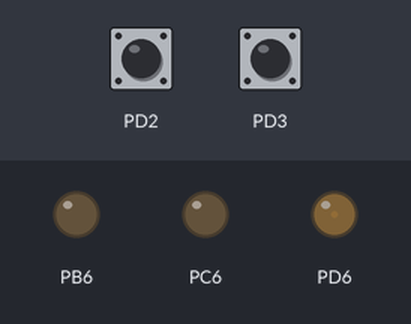
This program was run on a simulated ATmega328P, built with avr-gcc and emulated at 16 MHz (the files do not name the chip). On the bench: output pins drawn as LEDs (lit = HIGH). The test bench sets the inputs (shaded band); at power-on: PD2 HIGH, PD3 HIGH.

Above: at 1.2 s.
1.3 s: PD2 pulled LOW for 0.15 s
At 2.3 s:
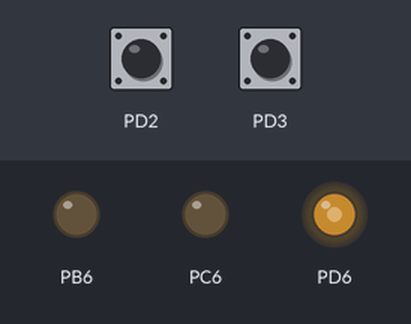
Timing chart, 0 to 4.3 s (numbered marks = the images above; inputs shaded):
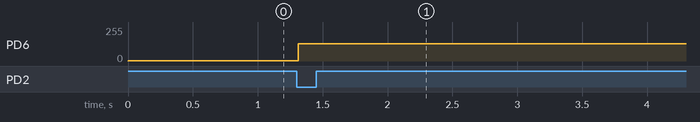

The program:

main.c
```c
/******************************************************************************
* File Name: main.c
* Description: This file main file for Wiper System control
* Tool-Chain: AVR GCC
*
* Modification History:
* Created by: Omkar Rane 2005203 V1.0 25/Sep/2020
* Description: V1.0
******************************************************************************/
/******************************************************************************
* Includes
******************************************************************************/
#include"Wiper.h"
/******************************************************************************
* Defines and data types
******************************************************************************/
/******************************************************************************
* Global variables
******************************************************************************/

volatile uint8_t isr_0=0;
volatile uint8_t isr_1=0;
volatile uint8_t timer_isr=0;
volatile uint16_t counter=0;
/******************************************************************************
* Static variables
******************************************************************************/
/******************************************************************************
* Internal function prototypes
******************************************************************************/
/******************************************************************************
* Public functions definitions
******************************************************************************/
/******************************************************************************
* Name: main.c
* Description: main file
* Arguments: NA
* Returns: None
******************************************************************************/
/******************************************************************************
* Internal functions
******************************************************************************/
int main()
{
    sei();
    PORTC=0x00;
    GPIOConfig(PD2,INPUT);// engine
    GPIOConfig(PD3,INPUT);// wiper
    GPIOConfig(PD6,OUTPUT);

    EIMSK|=(1<<INT1)|(1<<INT0);
    EICRA|=(1<<ISC00);
    EICRA&=~(1<<ISC01);
    EICRA|=(1<<ISC10);
    EICRA&=~(1<<ISC11);

    TCCR0A=0x00;
    TCCR0B=0x00;
    TCCR0B|=(1<<CS02)|(1<<CS00);
    TCCR0B&=~(1<<CS01);
    TIMSK0|=(1<<TOIE0);
    TCNT0=0x64;

    adc_init();
    PWM_init();

    while(1)
    {
        app_mode();
    }
}
/******************************************************************************
* ISR
******************************************************************************/
ISR(INT0_vect)
{
     isr_0=isr_0^1;
}

ISR(INT1_vect)
{
    isr_1=isr_1^1;
}

ISR(TIMER0_OVF_vect)
{
    counter++;
    if(counter==499)
    {
        counter=0;
        timer_isr=1;
    }
}

/******************************************************************************
/******************************************************************************
* End of File
******************************************************************************/
```

ADC.h
```c
/******************************************************************************
* File Name: GPIO.h
* Description: This file contains function Prototypes of GPIO.c
* Tool-Chain: AVR GCC
*
* Modification History:
* Created by: Omkar Rane 2005203 V1.0 25/Sep/2020
* Description: V1.0
*
******************************************************************************/
/******************************************************************************
* Includes
******************************************************************************/
#ifndef ADC_H_INCLUDED
#define ADC_H_INCLUDED
#include"GPIO.h"
/******************************************************************************
* Defines and data types
******************************************************************************/
/******************************************************************************
* Global variables
******************************************************************************/
/******************************************************************************
* Public function prototypes
******************************************************************************/
void adc_init();
uint16_t adc_read();
#endif
/******************************************************************************
* End of File
******************************************************************************/
```

PWM.h
```c
/******************************************************************************
* File Name: PWM.h
* Description: This file contains function Prototypes of GPIO.c
* Tool-Chain: AVR GCC
*
* Modification History:
* Created by: Omkar Rane 2005203 V1.0 25/Sep/2020
* Description: V1.0
*
******************************************************************************/
/******************************************************************************
* Includes
******************************************************************************/
#ifndef PWM_H_INCLUDED
#define PWM_H_INCLUDED
#include"ADC.h"
/******************************************************************************
* Defines and data types
******************************************************************************/
/******************************************************************************
* Global variables
******************************************************************************/
/******************************************************************************
* Public function prototypes
******************************************************************************/
void PWM_init();
#endif
/******************************************************************************
* End of File
******************************************************************************/
```

Wiper.h
```c
/******************************************************************************
* File Name: Wiper.h
* Description: This file contains function Prototypes of Wiper.c
* Tool-Chain: AVR GCC
*
* Modification History:
* Created by: Omkar Rane 2005203 V1.0 25/Sep/2020
* Description: V1.0
*
******************************************************************************/
#ifndef WIPER_H_INCLUDED
#define WIPER_H_INCLUDED
/******************************************************************************
* Includes
******************************************************************************/
#include"PWM.h"
/******************************************************************************
* Defines and data types
******************************************************************************/
/******************************************************************************
* Global variables
******************************************************************************/
/******************************************************************************
* Public function prototypes
******************************************************************************/
void standby_mode();
void auto_mode();
void manual_mode();
void app_mode();
#endif
/******************************************************************************
* End of File
******************************************************************************/
```

adc_func.c
```c
/******************************************************************************
* File Name: GPIO.c
* Description: This file contains API definitions for GPIO functionality
* Tool-Chain: AVR GCC
*
* Modification History:
* Created by: Omkar Rane 2005203 V1.0 25/Sep/2020
* Description: V1.0
******************************************************************************/
/******************************************************************************
* Includes
******************************************************************************/
#include"ADC.h"
/******************************************************************************
* Defines and data types
******************************************************************************/
/******************************************************************************
* Global variables
******************************************************************************/
/******************************************************************************
* Static variables
******************************************************************************/
/******************************************************************************
* Internal function prototypes
******************************************************************************/
/******************************************************************************
* Public functions definitions
******************************************************************************/
/******************************************************************************
* Name: GPIOConfig (pin, mode)
* Description: Configures the mode of the pin as INPUT/PULLUP or OUTPUT
* Arguments: pin and mode
* Returns: None
******************************************************************************/
/******************************************************************************
* Internal functions
******************************************************************************/
/******************************************************************************
* Name:
* Description:
******************************************************************************/
void adc_init()
{
    ADMUX=0x00;
    ADMUX |= (1 << REFS0);
    ADCSRA|=(1<<ADEN);
}
uint16_t adc_read()
{
    int a,al;
    ADCSRA |= (1 << ADSC);
    while((ADCSRA&(1<<ADSC))==0);
    _delay_us(100);
    al=(int)ADCL;
    a=(int)ADCH*256;
    a=a+al;
    return a;
}
/******************************************************************************
/******************************************************************************
* End of File
******************************************************************************/
```

fuse.c
```c
#include <avr/io.h>

FUSES = {
    .low = LFUSE_DEFAULT,
    .high = HFUSE_DEFAULT,
    .extended = EFUSE_DEFAULT
};
```

pwm_func.c
```c
/******************************************************************************
* File Name: PWM.c
* Description: This file contains API definitions for GPIO functionality
* Tool-Chain: AVR GCC
*
* Modification History:
* Created by: Omkar Rane 2005203 V1.0 25/Sep/2020
* Description: V1.0
******************************************************************************/
/******************************************************************************
* Includes
******************************************************************************/
#include"PWM.h"
/******************************************************************************
* Defines and data types
******************************************************************************/
/******************************************************************************
* Global variables
******************************************************************************/
/******************************************************************************
* Static variables
******************************************************************************/
/******************************************************************************
* Internal function prototypes
******************************************************************************/
/******************************************************************************
* Public functions definitions
******************************************************************************/
/******************************************************************************
* Name: main file
* Description: Configures the mode of the pin as INPUT/PULLUP or OUTPUT
* Arguments: pin and mode
* Returns: None
******************************************************************************/
void PWM_init()
{
    GPIOConfig(PD6,OUTPUT);
    TCCR0A|=((1<<WGM01)|(1<<WGM00));
    TCCR0A|=(1<<COM0A1);
    TCCR0A&=~(1<<COM0A0);
    TCNT0=0x00;
    TCCR0B |= ((1 << CS00) | (1 << CS02));
    TCCR0B &= ~(1 << CS01);
}
/******************************************************************************
* Internal functions
******************************************************************************/
/******************************************************************************
* Name:
* Description:
******************************************************************************/
/******************************************************************************
/******************************************************************************
* End of File
******************************************************************************/
```

wiper_logic.c
```c
/******************************************************************************
* File Name: wiper.h
* Description: This file contains function Prototypes of GPIO.c
* Tool-Chain: AVR GCC
*
* Modification History:
* Created by: Omkar Rane 2005203 V1.0 27/Jul/15
* Description: V1.0
*
******************************************************************************/
/******************************************************************************
* Includes
******************************************************************************/
#include"Wiper.h"
/******************************************************************************
* Defines and data types
******************************************************************************/
/******************************************************************************
* Global variables
******************************************************************************/
extern volatile uint8_t isr_0;
extern volatile uint8_t isr_1;
extern volatile uint8_t timer_isr;

/******************************************************************************
*
******************************************************************************/
void standby_mode()
{
    GPIOPinWrite(PD6,LOW);
    ADCSRA &=~ (1 << ADSC);
}

void manual_mode()
{
    ADCSRA &=~ (1 << ADSC);
    OCR0A=127;
}

void auto_mode()
{
    adc_init();
    if(timer_isr==1)
    {
        timer_isr=0;
        uint16_t x=adc_read();
        if(x<=50&&x>0)
        {
            OCR0A=0;
        }
        else if(x>50&&x<=200)
        {
            OCR0A=63;
        }
        else if(x>200&&x<=500)
        {
            OCR0A=127;
        }
        else if(x>500&&x<=1000)
        {
            OCR0A=190;
        }
        else if(x>1000)
        {
            OCR0A=254;
        }
    }
}

void app_mode()
{
    if(isr_1==1&&isr_0==1)
    {
        auto_mode();
    }
    else if(isr_1==0&&isr_0==1)
    {
        manual_mode();
    }
    else
    {
        standby_mode();
    }
}

/******************************************************************************
* End of File
******************************************************************************/
```

GPIO.c
```c
#include"GPIO.h"

void GPIOConfig(uint8_t pin,uint8_t mode)
{
    if(mode==INPUT)
    {
        if(pin==PD7||pin==PD6||pin==PD5||pin==PD4||pin==PD3||pin==PD2||pin==PD1||pin==PD0)
        {
            CLR_BIT(DDRD,pin);
            SET_BIT(PORTD,pin);
        }
        if(pin==PB7||pin==PB6||pin==PB5||pin==PB4||pin==PB3||pin==PB2||pin==PB1||pin==PB0)
        {
            CLR_BIT(DDRB,pin);
            SET_BIT(PORTB,pin);
        }
        if(pin==PC6||pin==PC5||pin==PC4||pin==PC3||pin==PC2||pin==PC1||pin==PC0)
        {
            CLR_BIT(DDRC,pin);
            SET_BIT(PORTC,pin);
        }
    }
    if(mode==OUTPUT)
    {
        if(pin==PD7||pin==PD6||pin==PD5||pin==PD4||pin==PD3||pin==PD2||pin==PD1||pin==PD0)
        {
            SET_BIT(DDRD,pin);
        }
        if(pin==PB7||pin==PB6||pin==PB5||pin==PB4||pin==PB3||pin==PB2||pin==PB1||pin==PB0)
        {
            SET_BIT(DDRB,pin);
        }
        if(pin==PC6||pin==PC5||pin==PC4||pin==PC3||pin==PC2||pin==PC1||pin==PC0)
        {
            SET_BIT(DDRC,pin);
        }
    }
}

void GPIOPinWrite(uint8_t pin,uint8_t state)
{
    if(pin==PD7||pin==PD6||pin==PD5||pin==PD4||pin==PD3||pin==PD2||pin==PD1||pin==PD0)
    {
        if(state==HIGH)
        {
            SET_BIT(PORTD,pin);
        }
        if(state==LOW)
        {
            CLR_BIT(PORTD,pin);
        }
    }
    if(pin==PB7||pin==PB6||pin==PB5||pin==PB4||pin==PB3||pin==PB2||pin==PB1||pin==PB0)
    {
        if(state==HIGH)
        {
            SET_BIT(PORTB,pin);
        }
        if(state==LOW)
        {
            CLR_BIT(PORTB,pin);
        }
    }
    if(pin==PC6||pin==PC5||pin==PC4||pin==PC3||pin==PC2||pin==PC1||pin==PC0)
    {
        if(state==HIGH)
        {
            SET_BIT(PORTC,pin);
        }
        if(state==LOW)
        {
            CLR_BIT(PORTC,pin);
        }
    }
}

uint8_t GPIOPinRead(uint8_t pin)
{
    if(pin==PD7||pin==PD6||pin==PD5||pin==PD4||pin==PD3||pin==PD2||pin==PD1||pin==PD0)
    {
        if((PIND)&(1<<pin))
        {
            return HIGH;
        }
        else
        {
            return LOW;
        }
    }
    if(pin==PB7||pin==PB6||pin==PB5||pin==PB4||pin==PB3||pin==PB2||pin==PB1||pin==PB0)
    {
        if((PINB)&(1<<pin))
        {
            return HIGH;
        }
        else
        {
            return LOW;
        }
    }
    if(pin==PC6||pin==PC5||pin==PC4||pin==PC3||pin==PC2||pin==PC1||pin==PC0)
    {
        if((PINC)&(1<<pin))
        {
            return HIGH;
        }
        else
        {
            return LOW;
        }
    }
}
```

Source omitted: GPIO.h (1732 bytes)

Measured:
- after the input at 1.3 s, PD6: 1/255 → 128/255 at once
